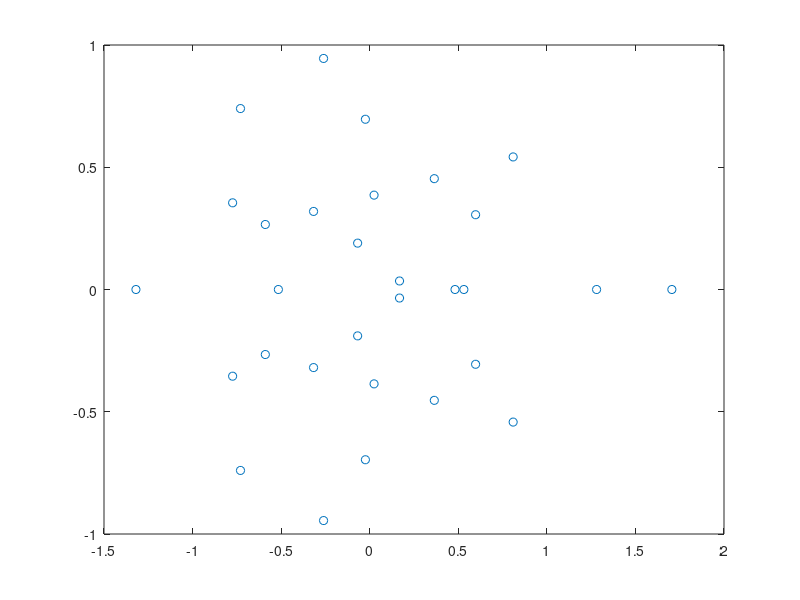

MATLAB code to generate this figure: (Note: this script raises an error after producing the figure.)
close all
clear
clc

% Sompolinsky 1988 chaotic rate network integrated with ode45
%   dx_i/dt = -x_i + sum_j J_ij * tanh(x_j)
%   J_ij ~ N(0, g^2 / n), choose g slightly > 1 for weak chaos

% rng(2); % reproducibility

% Lyapunov method selection
Lya_method = 'benettin'; % 'benettin', 'qr', or 'none'
plot_entropy_rate = false; % true: plot entropy production rate, false: plot full spectrum

% Parameters
n = 30;      % n
g = 1;              % gain (slightly chaotic when > 1)
fs = 250;          % sampling frequency (Hz)
dt = 1/fs;
tspan = [0, 200];       % seconds
t = linspace(tspan(1), tspan(2), (tspan(2)-tspan(1))*fs+1)'; % time vector

nt = length(t);
m = 1; % negative feedback
mu_E = 1.5;
mu_I = -1;
M = [mu_E.*ones(n,n/2), mu_I.*ones(n,n/2)];
% Connectivity: Gaussian with mean 0 and variance g^2/n
J = (g / sqrt(n)) * (randn(n, n)+M);
% J(rand(n,n)<0.5) = 0; 

% J=J-mean(J,2)./n; % row sum to zero

eigJ = eig(J);
figure(1)
plot(real(eigJ),imag(eigJ),'o')

% External input stimulus (n x time)
u = zeros(n, nt); % User can customize this as needed

stim_change_interval = 200;
% Calculate number of time steps per stimulus and number of stimuli needed
steps_per_stim = round(stim_change_interval * fs);
num_stimuli = ceil(nt / steps_per_stim);

% Pre-generate all stimulus vectors
amp = 0;
stim_vectors = amp .* randn(n, num_stimuli);

% Fill u with the pre-generated stimulus vectors using a for loop
for i = 1:num_stimuli
    start_idx = (i-1) * steps_per_stim + 1;
    end_idx = min(i * steps_per_stim, nt);
    u(:, start_idx:end_idx) = repmat(stim_vectors(:, i), 1, end_idx - start_idx + 1);
end

% Initial condition (small random perturbation)
x0 = 0.05+0.1 * randn(n, 1);

% ODE right-hand side (now with external stimulus)
rhs = @(t_current, x) rhs_somp(t_current, x, t, u, J, m);

% Integrate
opts = odeset('RelTol', 1e-8, 'AbsTol', 1e-8, 'MaxStep', dt);
[t_out, X] = ode45(rhs, t, x0, opts);

%% Compute Lyapunov exponent(s)
params.n = n;
params.J = J;
params.m = m;
N_sys_eqs = n;
T = tspan;
ode_solver = @ode45;

lya_results = struct();

if ~strcmpi(Lya_method, 'none')
    % Adjust lya_dt based on method: QR needs longer interval
    if strcmpi(Lya_method, 'qr')
        lya_dt = 0.1;  % Longer interval for QR method
    else
        lya_dt = 5*dt;   % Standard interval for Benettin
    end
    lya_fs = 1/lya_dt;
    
    switch lower(Lya_method)
        case 'benettin'
            fprintf('Computing largest Lyapunov exponent using Benettin''s algorithm...\n');
            d0 = 1e-3;
            [LLE, local_lya, finite_lya, t_lya] = benettin_algorithm(X, t_out, dt, fs, d0, T, lya_dt, params, opts, @rhs_somp_wrapper, t, u, ode_solver);
            fprintf('Largest Lyapunov Exponent: %.4f\n', LLE);
            lya_results.LLE = LLE; 
            lya_results.local_lya = local_lya; 
            lya_results.finite_lya = finite_lya; 
            lya_results.t_lya = t_lya;
            
        case 'qr'
            fprintf('Computing full Lyapunov spectrum using QR decomposition method...\n');
            [LE_spectrum, local_LE_spectrum_t, finite_LE_spectrum_t, t_lya] = lyapunov_spectrum_qr(X, t_out, lya_dt, params, ode_solver, opts, @rhs_somp_Jacobian, T, N_sys_eqs, fs);
            fprintf('Largest Lyapunov Exponent: %.4f\n', LE_spectrum(1));
            fprintf('Lyapunov Dimension: %.2f\n', compute_kaplan_yorke_dimension(LE_spectrum));
            lya_results.LE_spectrum = LE_spectrum; 
            lya_results.local_LE_spectrum_t = local_LE_spectrum_t; 
            lya_results.finite_LE_spectrum_t = finite_LE_spectrum_t; 
            lya_results.t_lya = t_lya; 
            lya_results.N_sys_eqs = N_sys_eqs;
            
        otherwise
            error('Unknown Lyapunov method: %s. Use ''benettin'', ''qr'', or ''none''.', Lya_method);
    end
end

%% Plots
% Plot: activity over time (all neurons)
figure(2);
set(2,'Color', 'w')
% set(gcf,'Position',[-2302         726        1574         543])  % Position removed to allow default screen placement
imagesc(t_out, 1:n, X.');
axis xy tight
colormap turbo
colorbar
xlabel('Time (s)')
ylabel('Neuron index')
% title(sprintf('Sompolinsky network dynamics (n = %d, g = %.2f)', n, g))

% Also show trajectories of a subset of neurons and Lyapunov exponent(s)
if ~strcmpi(Lya_method, 'none')
    figure(3);
    clf;
    % set(gcf,'Position',[-2244          82        1340         1000])  % Position removed to allow default screen placement

    % Subplot 1: External input stimulus
    subplot(3,1,1)
    plot(t,u')
    xlabel('Time (s)')
    ylabel('Stimulus u(t)')
    ylim(1.2*ylim);

    % Subplot 2: Sample neuron trajectories
    subplot(3,1,2)
    numToShow = n
    plot(t_out, X(:, 1:numToShow))
    xlabel('Time (s)')
    ylabel('Dendritic activity, x(t)')

    % Subplot 3: Lyapunov exponent(s)
    subplot(3,1,3)
    
    if strcmpi(Lya_method, 'benettin')
        % Plot for Benettin's method (single exponent)
        [bL,aL] = butter(3,0.05/(lya_fs/2),'low');
        local_lya_filt = filtfilt(bL,aL,lya_results.local_lya);
        
        plot(lya_results.t_lya, lya_results.local_lya, 'LineWidth', 1.5)
        hold on
        plot(lya_results.t_lya, local_lya_filt,'LineWidth',1.5)
        yline(lya_results.LLE, '--r', 'LineWidth', 2)
        xlabel('Time (s)')
        ylabel('Local Lyapunov Exponent')
        title(sprintf('Local Lyapunov Exponent (LLE = %.4f)', lya_results.LLE))
        legend('Local', 'Filtered', 'Mean LLE', 'Location', 'best')
        
    elseif strcmpi(Lya_method, 'qr')
        % Plot for QR method (full spectrum or entropy production rate)
        if plot_entropy_rate
            % Compute local entropy production rate (sum of positive Lyapunov exponents)
            % Convert from nats/s to bits/s by multiplying by 1/ln(2)
            nats_to_bits = 1/log(2);
            local_entropy_rate = sum(max(lya_results.local_LE_spectrum_t, 0), 2) * nats_to_bits;
            mean_entropy_rate = sum(max(lya_results.LE_spectrum, 0)) * nats_to_bits;
            
            % Plot entropy production rate
            plot(lya_results.t_lya, local_entropy_rate, 'b', 'LineWidth', 1.5)
            hold on
            yline(mean_entropy_rate, '--r', 'LineWidth', 2)
            yline(0, '--k', 'LineWidth', 1)
            xlabel('Time (s)')
            ylabel('Entropy Production (bits/s)')
            legend('Local Entropy Rate', sprintf('Mean = %.3f bits/s', mean_entropy_rate), 'Location', 'best')
        else
            % Plot full spectrum (original behavior)
            plot(lya_results.t_lya, lya_results.local_LE_spectrum_t, 'LineWidth', 1)
            hold on
            % Highlight the largest exponent
            plot(lya_results.t_lya, lya_results.local_LE_spectrum_t(:,1), 'r', 'LineWidth', 1)
            yline(0, '--k', 'LineWidth', 1)
            xlabel('Time (s)')
            ylabel('Lyapunov Exponents')

            % title(sprintf('Lyapunov Spectrum (LLE = %.4f)', lya_results.LE_spectrum(1)))
            legend_entries = cell(1, min(5, lya_results.N_sys_eqs));
            for i = 1:min(5, lya_results.N_sys_eqs)
                legend_entries{i} = sprintf('\\lambda_%d = %.3f', i, lya_results.LE_spectrum(i));
            end
            legend(legend_entries, 'Location', 'best')
        end
    end
end

%% Plot: Eigenvalue distribution of Jacobian at different times
figure(4);
clf;
set(gcf, 'Color', 'w')
eig_J_times = 50:50:tspan(2);
num_times = length(eig_J_times);
% set(gcf, 'Position', [-2302, 100, 400*num_times, 400])  % Position removed to allow default screen placement

for i = 1:num_times
    % Find closest time index in t_out
    [~, time_idx] = min(abs(t_out - eig_J_times(i)));
    actual_time = t_out(time_idx);
    
    % Extract state at this time
    x_t = X(time_idx, :)';
    
    % Compute Jacobian at this state
    J_jac = rhs_somp_Jacobian(actual_time, x_t, params);
    
    % Compute eigenvalues
    eig_J_t = eig(J_jac);
    
    % Create subplot
    subplot(1, num_times, i)
    hold on
    
    % Plot unit circle
    theta = linspace(0, 2*pi, 100);
    plot(cos(theta), sin(theta), 'k--', 'LineWidth', 1)
    
    % Plot axis lines at 0
    xline(0, 'k-', 'LineWidth', 0.5)
    yline(0, 'k-', 'LineWidth', 0.5)
    
    % Plot eigenvalues
    plot(real(eig_J_t), imag(eig_J_t), 'o', 'MarkerSize', 8, ...
         'MarkerFaceColor', [0.2 0.4 0.8], 'MarkerEdgeColor', 'k', 'LineWidth', 1)
    
    % Format subplot
    axis equal

    xlabel('Real')
    ylabel('Imaginary')
    title(sprintf('t = %.0f s', actual_time))
    
    % Set axis limits to show unit circle nicely
    max_val = max(abs(eig_J_t));
    lim = max(1.2, max_val * 1.1);
    xlim([-lim, lim])
    ylim([-lim, lim])
end

sgtitle('Eigenvalue Distribution of Jacobian')

%% Subfunction: ODE right-hand side with external stimulus
function dx_dt = rhs_somp(t_current, x, t_vec, u, J, m)
    % Persistent variables for efficient interpolation
    persistent u_interpolant t_vec_last;
    
    % Create or update griddedInterpolant if time vector has changed
    if isempty(u_interpolant) || isempty(t_vec_last) || ...
       numel(t_vec_last) ~= numel(t_vec) || t_vec_last(1) ~= t_vec(1) || t_vec_last(end) ~= t_vec(end)
        
        % Use 'linear' interpolation and 'none' for extrapolation
        % This returns NaN for out-of-bounds queries to catch errors
        u_interpolant = griddedInterpolant(t_vec, u', 'linear', 'none');
        t_vec_last = t_vec;
    end
    
    % Interpolate u at current time (u_interpolant returns 1 x n, transpose to n x 1)
    u_t = u_interpolant(t_current)';
    
    % Compute derivative: dx/dt = -x + J * relu(x) + u(t)
    % relu with saturation at 5
    % dx_dt = 0.5-m.*x + J * min(max(x, 0), 1) + u_t;
    % dx_dt = -m.*x + J * tanh(max(x, 0)) + u_t;
    dx_dt = -m.*x + J * tanh(x) + u_t;
end

%% Wrapper function for benettin_algorithm
function dx_dt = rhs_somp_wrapper(tt, XX, t_ex, u_ex, params)
    dx_dt = rhs_somp(tt, XX, t_ex, u_ex, params.J, params.m);
end

%% Jacobian function for lyapunov_spectrum_qr
function J_jac = rhs_somp_Jacobian(tt, x, params)
    % Jacobian of dx/dt = -m*x + J*tanh(x) + u(t)
    % d/dx[tanh(x)] = sech(x)^2 = 1 - tanh(x)^2
    % J_jac = -m*I + J * diag(1 - tanh(x).^2)
    n = params.n;
    J_jac = -params.m * eye(n) + params.J * diag(1 - tanh(x).^2);
end

%% Helper function to compute Kaplan-Yorke dimension
function D_KY = compute_kaplan_yorke_dimension(lambda)
    % Compute Kaplan-Yorke (Lyapunov) dimension from spectrum
    % lambda: sorted Lyapunov exponents (descending order)
    
    lambda = sort(lambda, 'descend');
    cumsum_lambda = cumsum(lambda);
    
    % Find largest j such that sum of first j exponents is non-negative
    j = find(cumsum_lambda >= 0, 1, 'last');
    
    if isempty(j)
        D_KY = 0;
    elseif j == length(lambda)
        D_KY = length(lambda);
    else
        D_KY = j + cumsum_lambda(j) / abs(lambda(j+1));
    end
end
